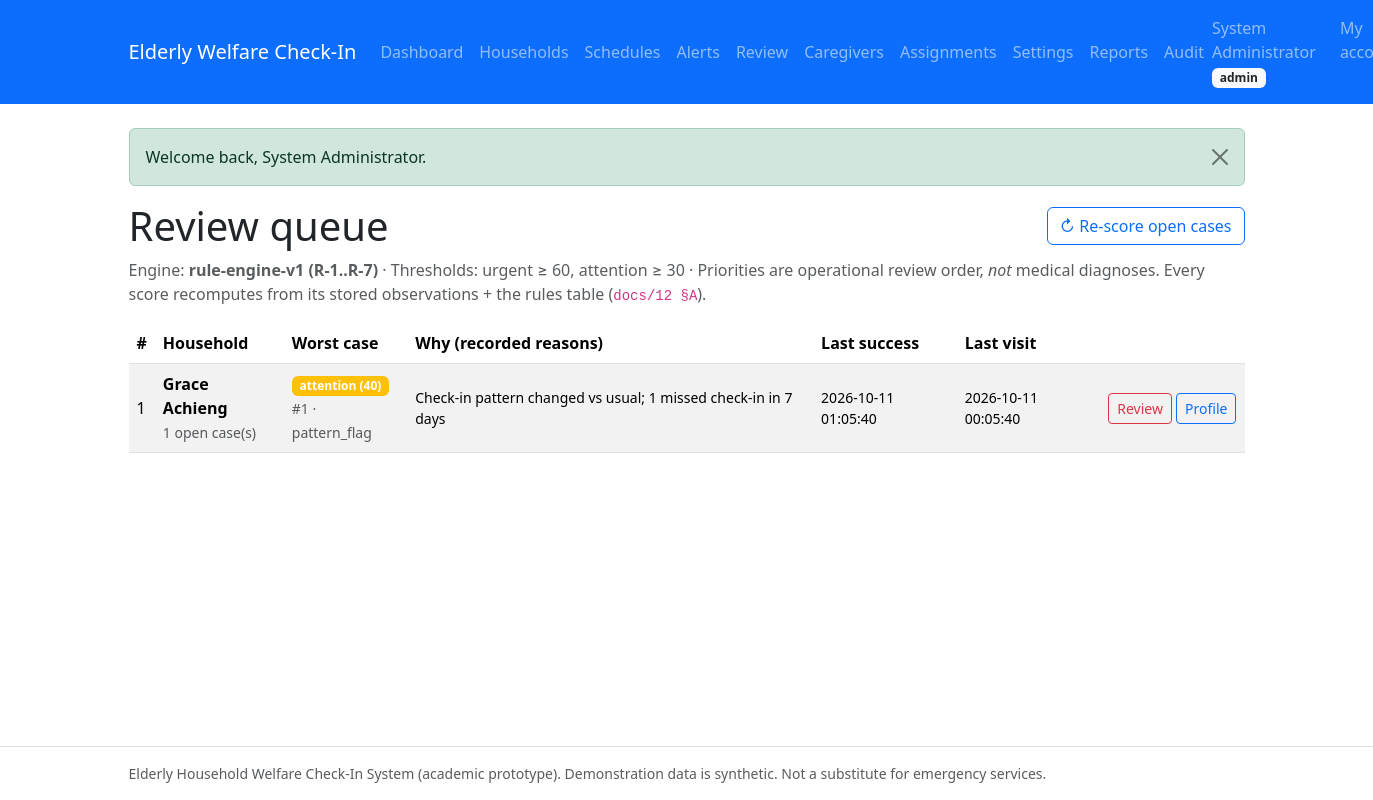
The page /caregiver/review.php (signed in) on the database its author committed.
### tables this page shows
CREATE TABLE users (
  id                 INT UNSIGNED NOT NULL AUTO_INCREMENT,
  full_name          VARCHAR(100) NOT NULL,
  email              VARCHAR(150) NOT NULL,
  phone              VARCHAR(20) NULL DEFAULT NULL,
  password_hash      VARCHAR(255) NOT NULL COMMENT 'bcrypt hash only, never plain text',
  role               ENUM('admin','caregiver','elderly') NOT NULL
                     COMMENT 'elderly = elderly person OR authorized family member',
  elderly_profile_id INT UNSIGNED NULL DEFAULT NULL
                     COMMENT 'set only for role=elderly; links login to permitted profile',
  status             ENUM('active','suspended') NOT NULL DEFAULT 'active',
  created_at         TIMESTAMP NOT NULL DEFAULT CURRENT_TIMESTAMP,
  updated_at         TIMESTAMP NOT NULL DEFAULT CURRENT_TIMESTAMP ON UPDATE CURRENT_TIMESTAMP,
  PRIMARY KEY (id),
  UNIQUE KEY uq_users_email (email),
  INDEX idx_users_role (role),
  INDEX idx_users_status (status)
);

CREATE TABLE system_settings (
  setting_key VARCHAR(50) NOT NULL,
  setting_value VARCHAR(255) NOT NULL,
  description TEXT NULL DEFAULT NULL,
  updated_by  INT UNSIGNED NULL DEFAULT NULL,
  updated_at  TIMESTAMP NOT NULL DEFAULT CURRENT_TIMESTAMP ON UPDATE CURRENT_TIMESTAMP,
  PRIMARY KEY (setting_key),
  CONSTRAINT fk_settings_updated_by FOREIGN KEY (updated_by)
    REFERENCES users (id) ON DELETE SET NULL ON UPDATE CASCADE
);

CREATE TABLE alerts (
  id            INT UNSIGNED NOT NULL AUTO_INCREMENT,
  elderly_id    INT UNSIGNED NOT NULL,
  schedule_id   INT UNSIGNED NULL DEFAULT NULL COMMENT 'set for missed_checkin; NULL for pattern/assistance',
  caregiver_id  INT UNSIGNED NULL DEFAULT NULL COMMENT 'notified caregiver (usually primary)',
  alert_type    ENUM('missed_checkin','pattern_flag','assistance_request','escalation') NOT NULL,
  priority      ENUM('routine','attention','urgent') NOT NULL DEFAULT 'attention'
                COMMENT 'Routine / Attention required / Urgent review (operational only)',
  risk_score    TINYINT UNSIGNED NULL DEFAULT NULL COMMENT '0-100 transparent score',
  title         VARCHAR(150) NOT NULL,
  message       TEXT NOT NULL,
  reason        TEXT NULL DEFAULT NULL COMMENT 'human-readable scoring reasons',
  observations  TEXT NULL DEFAULT NULL COMMENT 'JSON snapshot of scoring inputs',
  status        ENUM('open','acknowledged','escalated','resolved','dismissed')
                NOT NULL DEFAULT 'open',
  escalated_to  INT UNSIGNED NULL DEFAULT NULL,
  escalated_at  DATETIME NULL DEFAULT NULL COMMENT 'set once; never overwritten',
  resolved_at   DATETIME NULL DEFAULT NULL,
  created_at    TIMESTAMP NOT NULL DEFAULT CURRENT_TIMESTAMP,
  updated_at    TIMESTAMP NOT NULL DEFAULT CURRENT_TIMESTAMP ON UPDATE CURRENT_TIMESTAMP,
  PRIMARY KEY (id),
  UNIQUE KEY uq_alert_schedule_type (schedule_id, alert_type),
  INDEX idx_alerts_status_priority (status, priority),
  INDEX idx_alerts_elderly_created (elderly_id, created_at),
  INDEX idx_alerts_caregiver_status (caregiver_id, status),
  CONSTRAINT fk_alerts_elderly FOREIGN KEY (elderly_id)
    REFERENCES elderly_profiles (id) ON DELETE CASCADE ON UPDATE CASCADE,
  CONSTRAINT fk_alerts_schedule FOREIGN KEY (schedule_id)
    REFERENCES checkin_schedules (id) ON DELETE SET NULL ON UPDATE CASCADE,
  CONSTRAINT fk_alerts_caregiver FOREIGN KEY (caregiver_id)
    REFERENCES users (id) ON DELETE SET NULL ON UPDATE CASCADE,
  CONSTRAINT fk_alerts_escalated_to FOREIGN KEY (escalated_to)
    REFERENCES users (id) ON DELETE SET NULL ON UPDATE CASCADE
);

CREATE TABLE elderly_profiles (
  id                           INT UNSIGNED NOT NULL AUTO_INCREMENT,
  full_name                    VARCHAR(100) NOT NULL,
  date_of_birth                DATE NULL DEFAULT NULL,
  gender                       ENUM('male','female','other','prefer_not_to_say') NULL DEFAULT NULL,
  address                      TEXT NULL DEFAULT NULL,
  phone                        VARCHAR(20) NULL DEFAULT NULL,
  emergency_contact_name       VARCHAR(100) NULL DEFAULT NULL,
  emergency_contact_phone      VARCHAR(20) NULL DEFAULT NULL,
  emergency_contact_relationship VARCHAR(50) NULL DEFAULT NULL,
  secondary_contact_user_id    INT UNSIGNED NULL DEFAULT NULL
                               COMMENT 'authorized escalation recipient (FK users)',
  living_situation             VARCHAR(100) NULL DEFAULT NULL,
  welfare_notes                TEXT NULL DEFAULT NULL
                               COMMENT 'non-diagnostic welfare notes only',
  status                       ENUM('active','inactive','archived') NOT NULL DEFAULT 'active',
  created_by                   INT UNSIGNED NULL DEFAULT NULL,
  created_at                   TIMESTAMP NOT NULL DEFAULT CURRENT_TIMESTAMP,
  updated_at                   TIMESTAMP NOT NULL DEFAULT CURRENT_TIMESTAMP ON UPDATE CURRENT_TIMESTAMP,
  PRIMARY KEY (id),
  INDEX idx_elderly_status (status),
  INDEX idx_elderly_name (full_name),
  INDEX idx_elderly_secondary (secondary_contact_user_id),
  CONSTRAINT fk_elderly_secondary FOREIGN KEY (secondary_contact_user_id)
    REFERENCES users (id) ON DELETE SET NULL ON UPDATE CASCADE,
  CONSTRAINT fk_elderly_created_by FOREIGN KEY (created_by)
    REFERENCES users (id) ON DELETE SET NULL ON UPDATE CASCADE
);

### includes/functions.php (called while the page is built, shortened)
<?php
require_once __DIR__ . '/../config/database.php';
function e(?string $value): string
{
    return htmlspecialchars((string) $value, ENT_QUOTES, 'UTF-8');
}
function flashes(): array
{
    $pending = $_SESSION['flashes'] ?? [];
    return $pending;
}
function setting(string $key, string $default = ''): string
{
    $stmt = db()->prepare('SELECT setting_value FROM system_settings WHERE setting_key = :k');
    $stmt->execute(['k' => $key]);
    $val = $stmt->fetchColumn();
    return $val === false ? $default : (string) $val;
}

### config/database.php (called while the page is built, shortened)
<?php
try {
    $pdo = new PDO(
        'mysql:host=' . DB_HOST . ';dbname=' . DB_NAME . ';charset=' . DB_CHARSET,
        DB_USER,
        DB_PASS,
        [
            PDO::ATTR_ERRMODE            => PDO::ERRMODE_EXCEPTION,
            PDO::ATTR_DEFAULT_FETCH_MODE => PDO::FETCH_ASSOC,
            PDO::ATTR_EMULATE_PREPARES   => false,
        ]
    );
    $pdo->exec("SET time_zone = '" . DB_TIMEZONE_OFFSET . "'");
} catch (PDOException $e) {
    error_log('Database connection failed: ' . $e->getMessage());
    if (PHP_SAPI === 'cli') {
        fwrite(STDERR, "Database connection failed. Check config/database.php and that MySQL is running.\n");
        exit(1);
    }
    http_response_code(500);
    exit('Database connection failed. Please check the configuration and try again.');
}
function db(): PDO
{
    global $pdo;
    return $pdo;
}

### includes/auth.php (called while the page is built, shortened)
<?php
require_once __DIR__ . '/functions.php';
function current_user(): ?array
{
    $stmt = db()->prepare(
        'SELECT id, full_name, email, role, elderly_profile_id, status
         FROM users WHERE id = :id'
    );
    $stmt->execute(['id' => $_SESSION['user_id']]);
    $user = $stmt->fetch();
    return $user;
}
        ?>
        <?php
function role_home(string $role): string
{
    return match ($role) {
        'admin'     => 'admin/dashboard.php',
        'caregiver' => 'caregiver/dashboard.php',
        default     => 'elderly/checkin.php',
    };
}

### caregiver/review.php (the view, shortened to what this page needs)
<?php
require_once __DIR__ . '/../includes/auth.php';
$user = require_role(['admin', 'caregiver'], '../login.php');
$isAdmin = $user['role'] === 'admin';
$cond = "a.status IN ('open','escalated')";
$args = [];
if (!isset($alerts)) {
    $stmt = db()->prepare(
        "SELECT a.*, ep.full_name AS household
         FROM alerts a JOIN elderly_profiles ep ON ep.id = a.elderly_id
         WHERE {$cond}
         ORDER BY FIELD(a.priority,'urgent','attention','routine'), a.risk_score DESC, a.created_at ASC
         LIMIT 200"
    );
    $stmt->execute($args);
    $alerts = $stmt->fetchAll();
}
$queue = [];
foreach ($alerts as $a) {
    $eid = (int) $a['elderly_id'];
    if (!isset($queue[$eid])) {
        $queue[$eid] = ['household' => $a['household'], 'worst' => $a, 'open_count' => 0];
    }
    $queue[$eid]['open_count']++;
}
if ($queue) {
    $ids = array_keys($queue);
    $in = implode(',', array_fill(0, count($ids), '?'));
    $s = db()->prepare(
        "SELECT elderly_id, MAX(checkin_at) m FROM checkin_records
         WHERE elderly_id IN ({$in}) GROUP BY elderly_id"
    );
    $s->execute($ids);
    foreach ($s->fetchAll() as $r) {
        $queue[(int) $r['elderly_id']]['last_success'] = $r['m'];
    }
    $s = db()->prepare(
        "SELECT elderly_id, MAX(visit_date) m FROM caregiver_visits
         WHERE elderly_id IN ({$in}) GROUP BY elderly_id"
    );
    $s->execute($ids);
    foreach ($s->fetchAll() as $r) {
        $queue[(int) $r['elderly_id']]['last_visit'] = $r['m'];
    }
}
$prioBadge = ['routine' => 'success', 'attention' => 'warning', 'urgent' => 'danger'];
$urgentAt = setting('urgent_threshold', '60');
$attentionAt = setting('attention_threshold', '30');
$rootPrefix = '../';
require_once __DIR__ . '/../includes/header.php';
?>
<div class="d-flex justify-content-between align-items-center mb-2 flex-wrap gap-2">
    <h1 class="mb-0">Review queue</h1>
    <form method="post" action="review.php">
        <button class="btn btn-outline-primary" type="submit"
                data-confirm="Re-score all open/escalated alerts in scope with the current engine?">↻ Re-score open cases</button>
    </form>
</div>
<p class="text-muted">Engine: <strong>rule-engine-v1 (R-1..R-7)</strong> ·
    Thresholds: urgent ≥ <?= e($urgentAt) ?>, attention ≥ <?= e($attentionAt) ?> ·
    Priorities are operational review order, <em>not</em> medical diagnoses.
    Every score recomputes from its stored observations + the rules table
    (<code>docs/12 §A</code>).</p>
<?php if (!$queue): ?>
    <div class="alert alert-success">Queue clear — no open or escalated cases<?= $isAdmin ? '' : ' for your households' ?>.</div>
<?php else: ?>
<div class="table-responsive"><table class="table table-striped align-middle">
    <thead><tr><th>#</th><th>Household</th><th>Worst case</th><th>Why (recorded reasons)</th><th>Last success</th><th>Last visit</th><th></th></tr></thead>
    <tbody>
    <?php $i = 0; foreach ($queue as $eid => $q): $i++; $w = $q['worst']; ?>
        <tr>
            <td><?= $i ?></td>
            <td><strong><?= e($q['household']) ?></strong><br>
                <small class="text-muted"><?= e((string) $q['open_count']) ?> open case(s)</small></td>
            <td><span class="badge bg-<?= e($prioBadge[$w['priority']] ?? 'secondary') ?>">
                <?= e($w['priority']) ?> (<?= e((string) ($w['risk_score'] ?? '?')) ?>)</span><br>
                <small class="text-muted">#<?= (int) $w['id'] ?> · <?= e($w['alert_type']) ?></small></td>
            <td class="small"><?= e($w['reason'] ?? '—') ?></td>
            <td class="small"><?= e($q['last_success'] ?? 'never') ?></td>
            <td class="small"><?= e($q['last_visit'] ?? 'never') ?></td>
            <td class="text-nowrap">
                <a class="btn btn-sm btn-outline-danger" href="alerts.php?elderly_id=<?= $eid ?>&status=active">Review</a>
                <a class="btn btn-sm btn-outline-primary" href="../admin/elderly_view.php?id=<?= $eid ?>">Profile</a>
            </td>
        </tr>
    <?php endforeach; ?>
    </tbody>
</table></div>
<?php endif; ?>
<?php require_once __DIR__ . '/../includes/footer.php'; ?>

### includes/header.php (shortened to what this page needs)
<?php
require_once __DIR__ . '/functions.php';
require_once __DIR__ . '/auth.php';
$rootPrefix = $rootPrefix ?? '';
$user       = current_user();
$homeUrl    = $rootPrefix . ($user ? role_home($user['role']) : 'index.php');
?>
<!doctype html>
<html lang="en">
<head>
    <link rel="stylesheet" href="<?= e($rootPrefix) ?>assets/css/bootstrap.min.css">
    <link rel="stylesheet" href="<?= e($rootPrefix) ?>assets/css/app.css">
</head>
<body>
<nav class="navbar navbar-expand-lg navbar-dark bg-primary mb-4">
    <div class="container">
        <a class="navbar-brand" href="<?= e($homeUrl) ?>">Elderly Welfare Check-In</a>
        <div class="collapse navbar-collapse" id="nav">
            <ul class="navbar-nav me-auto">
                <?php if ($user && $user['role'] === 'admin'): ?>
                    <li class="nav-item"><a class="nav-link" href="<?= e($rootPrefix) ?>admin/dashboard.php">Dashboard</a></li>
                    <li class="nav-item"><a class="nav-link" href="<?= e($rootPrefix) ?>admin/elderly.php">Households</a></li>
                    <li class="nav-item"><a class="nav-link" href="<?= e($rootPrefix) ?>admin/schedules.php">Schedules</a></li>
                    <li class="nav-item"><a class="nav-link" href="<?= e($rootPrefix) ?>caregiver/alerts.php">Alerts</a></li>
                    <li class="nav-item"><a class="nav-link" href="<?= e($rootPrefix) ?>caregiver/review.php">Review</a></li>
                    <li class="nav-item"><a class="nav-link" href="<?= e($rootPrefix) ?>admin/caregivers.php">Caregivers</a></li>
                    <li class="nav-item"><a class="nav-link" href="<?= e($rootPrefix) ?>admin/assignments.php">Assignments</a></li>
                    <li class="nav-item"><a class="nav-link" href="<?= e($rootPrefix) ?>admin/settings.php">Settings</a></li>
                    <li class="nav-item"><a class="nav-link" href="<?= e($rootPrefix) ?>admin/reports.php">Reports</a></li>
                    <li class="nav-item"><a class="nav-link" href="<?= e($rootPrefix) ?>admin/audit.php">Audit</a></li>
                <?php elseif ($user): ?>
                    <li class="nav-item"><a class="nav-link" href="<?= e($rootPrefix) ?>elderly/checkin.php">My check-ins</a></li>
                    <li class="nav-item"><a class="nav-link" href="<?= e($rootPrefix) ?>elderly/profile.php">My profile</a></li>
                <?php endif; ?>
            </ul>
            <ul class="navbar-nav">
                <?php if ($user): ?>
                    <li class="nav-item navbar-text me-3">
                        <?= e($user['full_name']) ?>
                        <span class="badge bg-light text-dark"><?= e($user['role']) ?></span>
                    </li>
                    <li class="nav-item"><a class="nav-link" href="<?= e($rootPrefix) ?>account.php">My account</a></li>
                <?php else: ?>
                    <li class="nav-item"><a class="nav-link" href="<?= e($rootPrefix) ?>login.php">Log in</a></li>
                <?php endif; ?>
            </ul>
        </div>
    </div>
</nav>
<main class="container mb-5">
    <?php foreach (flashes() as $flash): ?>
        <div class="alert alert-<?= e($flash['type']) ?> alert-dismissible fade show" role="alert">
            <?= e($flash['message']) ?>
            <button type="button" class="btn-close" data-bs-dismiss="alert" aria-label="Close"></button>
        </div>
    <?php endforeach; ?>

### assets/css/app.css (style rules this page uses)
body { display: flex; flex-direction: column; min-height: 100vh; }
main { flex: 1; }

### rows shown on the page
users: full_name "System Administrator", role "admin"
system_settings: setting_value "60"
system_settings: setting_value "30"
alerts: elderly.full_name "Grace Achieng", id "1", priority "attention", risk_score "40", alert_type "pattern_flag", reason "Check-in pattern changed vs usual; 1 missed check-in in 7 days", last_success "2026-10-11 01:05:40", last_visit "2026-10-11 00:05:40"

### other values the page prints
$flash['message'] "Welcome back, System Administrator."
